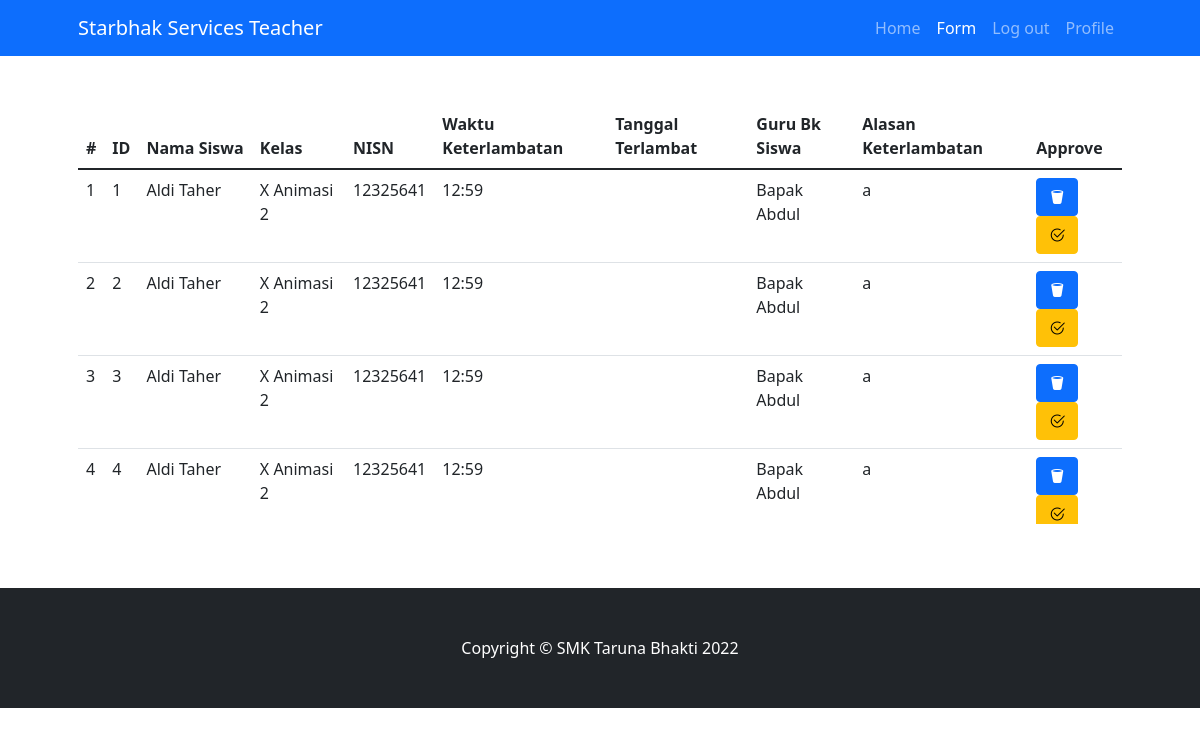
Before: /guru/formtelat.php (signed in) with the older database file.
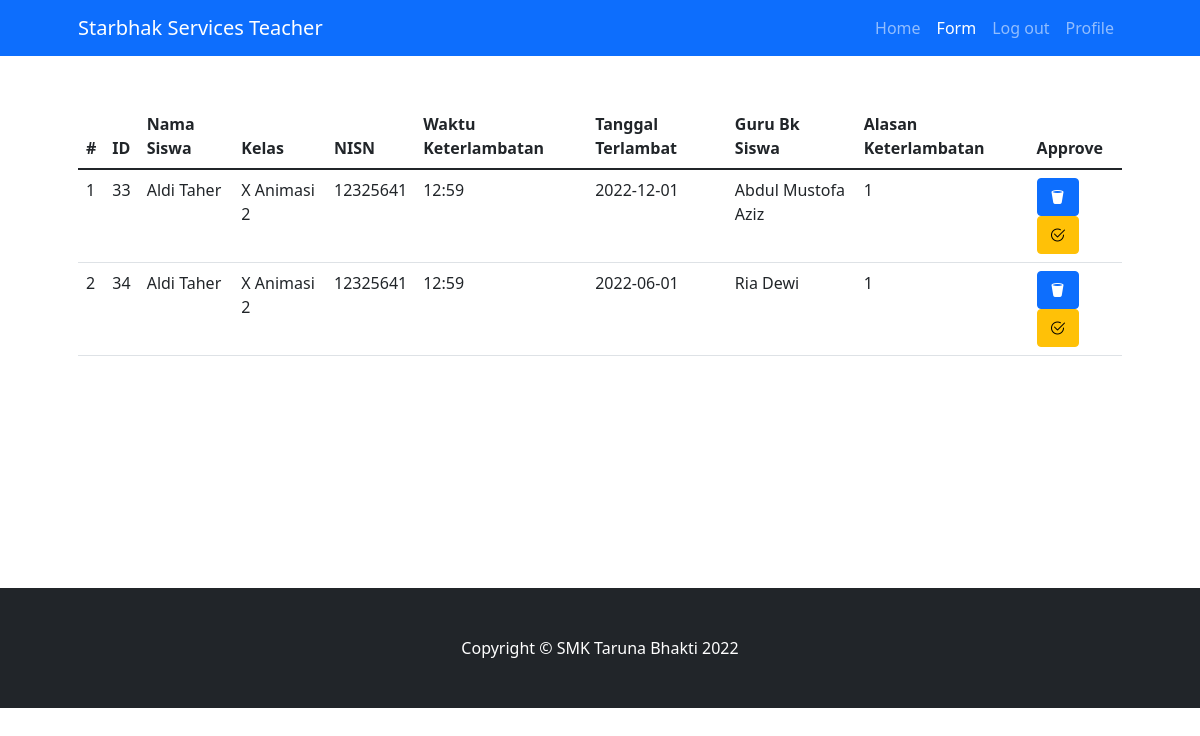
After: the same page with the newer database file.
### tables this page shows
CREATE TABLE `keterlambatan` (
  `id` int(11) NOT NULL,
  `nama` varchar(255) NOT NULL,
  `kelas` varchar(255) NOT NULL,
  `NISN` int(11) NOT NULL,
  `menitKeterlambatan` varchar(255) NOT NULL,
  `tanggalTerlambat` date NOT NULL,
  `guruBk` varchar(255) NOT NULL,
  `alasanKeterlambatan` text NOT NULL
);

### guru/formtelat.php (the view, shortened to what this page needs)
<?php
include 'conn.php';
$id = $_GET['id'];
$sql = "SELECT * FROM guru WHERE id = '$id'";
$query = mysqli_query($conn,$sql);
$value = mysqli_fetch_assoc($query);
?>
<!DOCTYPE html>
<html lang="en">
    <head>
        <link href="https://cdn.jsdelivr.net/npm/bootstrap-icons@1.4.1/font/bootstrap-icons.css" rel="stylesheet" />
        <link href="css/styles.css" rel="stylesheet" />
    </head>
    <body>
        <nav class="navbar navbar-expand-lg navbar-dark bg-primary">
            <div class="container px-5">
                <a class="navbar-brand" href="#!">Starbhak Services Teacher</a>
                <div class="collapse navbar-collapse" id="navbarSupportedContent">
                    <ul class="navbar-nav ms-auto mb-2 mb-lg-0">
                    <li class="nav-item"><a class="nav-link " href="index2.php?id=<?= $value['id']?>">Home</a></li>
                        <li class="nav-item"><a class="nav-link active" aria-current="page" href="index2.php?id=<?= $value['id']?>">Form</a></li>
                        <li class="nav-item"><a class="nav-link" href="logout.php">Log out</a></li>
                        <li class="nav-item"><a class="nav-link" href='profil.php?id=<?= $value['id'] ?>'>Profile</a></li>
                    </ul>
                </div>
            </div>
        </nav>
        <header class="bg-white py-5">
            <div class="container px-5">
                <div class="row gx-5 justify-content-center">
                    <div class="table" style="width: fit-content; height: 420px; overflow: auto;">
                    <table class="table table-hover">
                            <thead>
                                <tr>
                                    <th scope="col">#</th>
                                    <th scope="col">ID</th>
                                    <th scope="col">Nama Siswa</th>
                                    <th scope="col">Kelas</th>
                                    <th scope="col">NISN</th>
                                    <th scope="col">Waktu Keterlambatan</th>
                                    <th scope="col">Tanggal Terlambat</th>
                                    <th scope="col">Guru Bk Siswa</th>
                                    <th scope="col">Alasan Keterlambatan</th>
                                    <th scope="col">Approve</th>
                                </tr>
                            </thead>
                            <tbody>
                            <?php
                            $i = 1;
                            include 'conn.php';
                            $sql = "SELECT * FROM keterlambatan";
                            $query = mysqli_query($conn,$sql);
                            while($value = mysqli_fetch_assoc($query)){
                            echo"
                            <tr>
                                <td>$i</td>
                                <td>$value[id]</td>
                                <td>$value[nama]</td>
                                <td>$value[kelas]</td>
                                <td>$value[NISN]</td>
                                <td>$value[menitKeterlambatan]</td>
                                <td>$value[tanggalTerlambat]</td>
                                <td>$value[guruBk]</td>
                                <td>$value[alasanKeterlambatan]</td>
                                <td>
                                    <a href='delete.php?id=".$value['id']."' style='color: #fff;'> <button type='button' class='btn btn-primary'><i class='bi bi-trash2-fill'></i></a>
                                    <a href='approve.php?id=".$value['id']."' style='color: #fff;'> <button type='button' class='btn btn-warning'><i class='bi bi-check2-circle'></i></button></a>
                                </td>
                            </tr>";
                            $i++;
                        }
                    ?>
                        </table>
                    </div>
                </div>
            </div>
        </header>
    <footer class="py-5 bg-dark">
        <div class="container px-5"><p class="m-0 text-center text-white">Copyright &copy; SMK Taruna Bhakti 2022</p></div>
    </footer>
</body>

Changed rows visible on the page:
removed keterlambatan: id "1", nama "Aldi Taher", kelas "X Animasi 2", NISN "12325641", menitKeterlambatan "12:59", guruBk "Bapak Abdul", alasanKeterlambatan "a"
removed keterlambatan: id "2", nama "Aldi Taher", kelas "X Animasi 2", NISN "12325641", menitKeterlambatan "12:59", guruBk "Bapak Abdul", alasanKeterlambatan "a"
removed keterlambatan: id "3", nama "Aldi Taher", kelas "X Animasi 2", NISN "12325641", menitKeterlambatan "12:59", guruBk "Bapak Abdul", alasanKeterlambatan "a"
removed keterlambatan: id "4", nama "Aldi Taher", kelas "X Animasi 2", NISN "12325641", menitKeterlambatan "12:59", guruBk "Bapak Abdul", alasanKeterlambatan "a"
added keterlambatan: id "33", nama "Aldi Taher", kelas "X Animasi 2", NISN "12325641", menitKeterlambatan "12:59", tanggalTerlambat "2022-12-01", guruBk "Abdul Mustofa Aziz", alasanKeterlambatan "1"
added keterlambatan: id "34", nama "Aldi Taher", kelas "X Animasi 2", NISN "12325641", menitKeterlambatan "12:59", tanggalTerlambat "2022-06-01", guruBk "Ria Dewi", alasanKeterlambatan "1"
